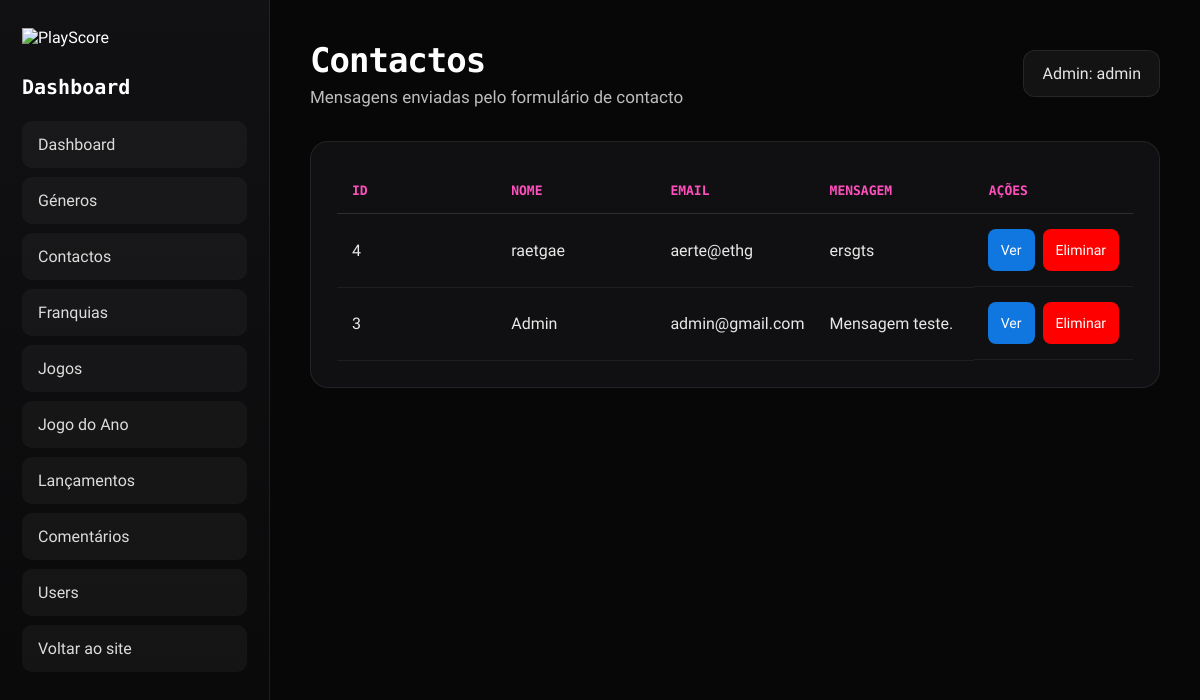
The app's page /Site/admin/dashboard_contactos.php (signed in) with its own data.
### tables this page shows
CREATE TABLE IF NOT EXISTS `contactos` (
  `id_contacto` int NOT NULL AUTO_INCREMENT,
  `nome` varchar(100) DEFAULT NULL,
  `email` varchar(150) DEFAULT NULL,
  `mensagem` text,
  PRIMARY KEY (`id_contacto`)
);

### Site/admin/dashboard_contactos.php (the view, shortened to what this page needs)
<?php
include "../conexao.php";
$nome_admin = $_SESSION["nome"] ?? "Admin";
$sql = "SELECT * FROM contactos ORDER BY id_contacto DESC";
$resultado = mysqli_query($conn, $sql);
?>
<!DOCTYPE html>
<html lang="pt">
<head>
    <link rel="stylesheet" href="../css/backoffice.css">
</head>
<body>
    <div class="backoffice">
        <aside class="sidebar">
            <div class="sidebar-logo">
                <img src="../logo/Logo.png" alt="PlayScore">
            </div>
            <h2>Dashboard</h2>
            <a href="dashboard.php">Dashboard</a>
            <nav class="sidebar-menu">
                <a href="dashboard_generos.php">Géneros</a>
                <a href="dashboard_contactos.php">Contactos</a>
                <a href="dashboard_franquia.php">Franquias</a>
                <a href="dashboard_jogos.php">Jogos</a>
                <a href="dashboard_jogoano.php">Jogo do Ano</a>
                <a href="dashboard_lancamento.php">Lançamentos</a>
                <a href="dashboard_comentarios.php">Comentários</a>
                <a href="dashboard_users.php">Users</a>
            </nav>
            <a href="../index.php" class="back-site">Voltar ao site</a>
        </aside>
        <main class="main-content">
            <div class="topbar">
                <div>
                    <h1>Contactos</h1>
                    <p>Mensagens enviadas pelo formulário de contacto</p>
                </div>
                <span>Admin: <?php echo $nome_admin; ?></span>
            </div>
            <section class="table-card">
                <table>
                    <thead>
                        <tr>
                            <th>ID</th>
                            <th>Nome</th>
                            <th>Email</th>
                            <th>Mensagem</th>
                            <th>Ações</th>
                        </tr>
                    </thead>
                    <tbody>
                        <?php while ($contacto = mysqli_fetch_assoc($resultado)) { ?>
                            <tr>
                                <td>
                                    <?php echo $contacto["id_contacto"]; ?>
                                </td>
                                <td>
                                    <?php echo $contacto["nome"]; ?>
                                </td>
                                <td>
                                    <?php echo $contacto["email"]; ?>
                                </td>
                                <td style="max-width: 500px;">
                                    <?php echo nl2br($contacto["mensagem"]); ?>
                                </td>
                                <td class="actions">
                                    <a href="ver_contacto.php?id=<?php echo $contacto["id_contacto"]; ?>" class="btn view">
                                        Ver
                                    </a>
                                    <a href="dashboard_contactos.php?eliminar=<?php echo $contacto["id_contacto"]; ?>"
                                        class="btn delete"
                                        onclick="return confirm('Tens a certeza que queres eliminar esta mensagem?');">
                                        Eliminar
                                    </a>
                                </td>
                            </tr>
                        <?php } ?>
                    </tbody>
                </table>
            </section>
        </main>
    </div>
</body>
</html>

### Site/css/backoffice.css (style rules this page uses)
* { margin: 0; padding: 0; box-sizing: border-box; }
body { background: #070708; color: white; font-family: 'Abel', sans-serif; }
.backoffice { display: flex; min-height: 100vh; }
.sidebar { width: 270px; background: linear-gradient(180deg, #111113, #09090a); padding: 28px 22px; border-right: 1px solid rgba(255,255,255,0.08); }
.sidebar-logo img { width: 150px; margin-bottom: 28px; }
.sidebar h2 { font-family: 'Kode Mono', monospace; font-size: 20px; margin-bottom: 22px; color: #ffffff; }
.sidebar a { display: block; color: #dcdcdc; text-decoration: none; padding: 13px 15px; margin-bottom: 9px; border-radius: 10px; background: rgba(255,255,255,0.04); border: 1px solid transparent; transition: 0.2s ease; }
.main-content { flex: 1; padding: 40px; }
.topbar { display: flex; justify-content: space-between; align-items: center; margin-bottom: 34px; }
.topbar h1 { font-family: 'Kode Mono', monospace; font-size: 34px; letter-spacing: -1px; }
.topbar p { color: #bdbdbd; margin-top: 7px; font-size: 17px; }
.topbar span { background: rgba(255,255,255,0.05); padding: 13px 18px; border-radius: 12px; border: 1px solid rgba(255,255,255,0.08); color: #e5e5e5; }
.table-card { background: rgba(17,17,19,0.95); border-radius: 18px; padding: 26px; border: 1px solid rgba(255,255,255,0.08); overflow-x: auto; }
table { width: 100%; border-collapse: collapse; table-layout: fixed; }
th, td { padding: 15px; border-bottom: 1px solid rgba(255,255,255,0.06); vertical-align: middle; text-align: left; }
th { font-family: 'Kode Mono', monospace; color: #ff4fbd; font-size: 13px; text-transform: uppercase; border-bottom: 1px solid rgba(255,255,255,0.12); }
td { color: #e8e8e8; font-size: 16px; }
tbody tr { transition: 0.2s ease; }
.actions { display: flex; justify-content: center; align-items: center; gap: 8px; height: 100%; }
.btn { padding: 13px 13px; border-radius: 8px; text-decoration: none; color: white; font-size: 14px; transition: 0.2s ease; white-space: nowrap; margin:0; }
.view { background: #0f77df; }
.delete { background: #ff0000; }

### records on screen
contactos: id_contacto "4", nome "raetgae", email "aerte@ethg", mensagem "ersgts"
contactos: id_contacto "3", nome "Admin", email "admin@gmail.com", mensagem "Mensagem teste."

### other values on screen
$nome_admin "admin"
